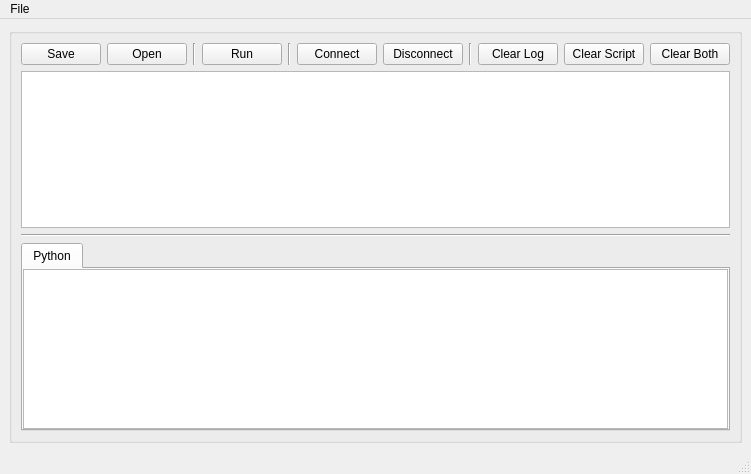
<?xml version="1.0" encoding="UTF-8"?>
<ui version="4.0">
 <class>MainWindow</class>
 <widget class="QMainWindow" name="MainWindow">
  <property name="geometry">
   <rect>
    <x>0</x>
    <y>0</y>
    <width>619</width>
    <height>474</height>
   </rect>
  </property>
  <property name="windowTitle">
   <string>Maya Logger</string>
  </property>
  <widget class="QWidget" name="centralwidget">
   <layout class="QVBoxLayout" name="verticalLayout">
    <item>
     <widget class="QGroupBox" name="groupBox">
      <property name="title">
       <string/>
      </property>
      <layout class="QVBoxLayout" name="verticalLayout_2">
       <item>
        <layout class="QHBoxLayout" name="horizontalLayout_2">
         <property name="topMargin">
          <number>0</number>
         </property>
         <item>
          <widget class="QPushButton" name="ui_save_btn">
           <property name="text">
            <string>Save</string>
           </property>
          </widget>
         </item>
         <item>
          <widget class="QPushButton" name="ui_open_btn">
           <property name="text">
            <string>Open</string>
           </property>
          </widget>
         </item>
         <item>
          <widget class="Line" name="line_4">
           <property name="orientation">
            <enum>Qt::Vertical</enum>
           </property>
          </widget>
         </item>
         <item>
          <widget class="QPushButton" name="ui_run_btn">
           <property name="text">
            <string>Run</string>
           </property>
          </widget>
         </item>
         <item>
          <widget class="Line" name="line_3">
           <property name="orientation">
            <enum>Qt::Vertical</enum>
           </property>
          </widget>
         </item>
         <item>
          <widget class="QPushButton" name="ui_connect_btn">
           <property name="text">
            <string>Connect</string>
           </property>
          </widget>
         </item>
         <item>
          <widget class="QPushButton" name="ui_disconnect_btn">
           <property name="text">
            <string>Disconnect</string>
           </property>
          </widget>
         </item>
         <item>
          <widget class="Line" name="line_2">
           <property name="orientation">
            <enum>Qt::Vertical</enum>
           </property>
          </widget>
         </item>
         <item>
          <widget class="QPushButton" name="ui_clear_log_btn">
           <property name="text">
            <string>Clear Log</string>
           </property>
          </widget>
         </item>
         <item>
          <widget class="QPushButton" name="ui_clear_script_btn">
           <property name="text">
            <string>Clear Script</string>
           </property>
          </widget>
         </item>
         <item>
          <widget class="QPushButton" name="ui_clear_both_btn">
           <property name="text">
            <string>Clear Both</string>
           </property>
          </widget>
         </item>
        </layout>
       </item>
       <item>
        <widget class="QTextEdit" name="ui_log_edit"/>
       </item>
       <item>
        <widget class="Line" name="line">
         <property name="orientation">
          <enum>Qt::Horizontal</enum>
         </property>
        </widget>
       </item>
       <item>
        <widget class="QTabWidget" name="tabWidget">
         <property name="currentIndex">
          <number>0</number>
         </property>
         <widget class="QWidget" name="ui_python_tab">
          <attribute name="title">
           <string>Python</string>
          </attribute>
          <layout class="QHBoxLayout" name="horizontalLayout">
           <property name="leftMargin">
            <number>0</number>
           </property>
           <property name="topMargin">
            <number>0</number>
           </property>
           <property name="rightMargin">
            <number>0</number>
           </property>
           <property name="bottomMargin">
            <number>0</number>
           </property>
           <item>
            <widget class="QTextEdit" name="ui_script_edit"/>
           </item>
          </layout>
         </widget>
        </widget>
       </item>
      </layout>
     </widget>
    </item>
   </layout>
  </widget>
  <widget class="QMenuBar" name="menubar">
   <property name="geometry">
    <rect>
     <x>0</x>
     <y>0</y>
     <width>619</width>
     <height>21</height>
    </rect>
   </property>
   <widget class="QMenu" name="menuFile">
    <property name="title">
     <string>File</string>
    </property>
   </widget>
   <addaction name="menuFile"/>
  </widget>
  <widget class="QStatusBar" name="statusbar"/>
 </widget>
 <resources/>
 <connections/>
</ui>
